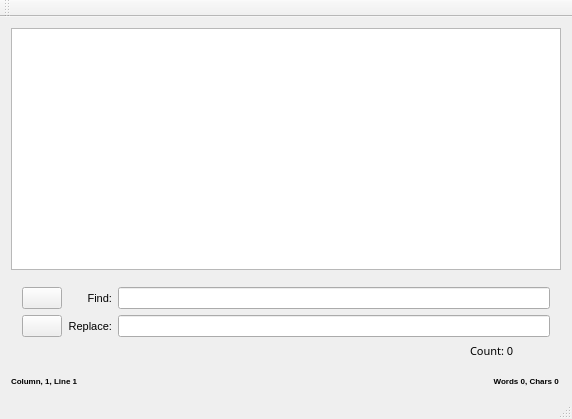
<?xml version="1.0" encoding="UTF-8"?>
<ui version="4.0">
 <class>Notepad</class>
 <widget class="QMainWindow" name="Notepad">
  <property name="geometry">
   <rect>
    <x>0</x>
    <y>0</y>
    <width>572</width>
    <height>419</height>
   </rect>
  </property>
  <property name="minimumSize">
   <size>
    <width>547</width>
    <height>401</height>
   </size>
  </property>
  <property name="windowTitle">
   <string>Notepad</string>
  </property>
  <property name="layoutDirection">
   <enum>Qt::LeftToRight</enum>
  </property>
  <property name="autoFillBackground">
   <bool>true</bool>
  </property>
  <property name="counter" stdset="0">
   <string/>
  </property>
  <widget class="QWidget" name="centralWidget">
   <layout class="QVBoxLayout" name="verticalLayout">
    <item>
     <widget class="QTextEdit" name="textEdit">
      <property name="enabled">
       <bool>true</bool>
      </property>
      <property name="layoutDirection">
       <enum>Qt::LeftToRight</enum>
      </property>
      <property name="autoFillBackground">
       <bool>true</bool>
      </property>
     </widget>
    </item>
    <item>
     <widget class="QWidget" name="searcher" native="true">
      <layout class="QGridLayout" name="gridLayout">
       <item row="1" column="2">
        <widget class="QLineEdit" name="lineEdit_2"/>
       </item>
       <item row="1" column="0">
        <widget class="QPushButton" name="pushButton_2">
         <property name="text">
          <string/>
         </property>
        </widget>
       </item>
       <item row="0" column="0">
        <widget class="QPushButton" name="pushButton">
         <property name="text">
          <string/>
         </property>
        </widget>
       </item>
       <item row="0" column="2">
        <widget class="QLineEdit" name="lineEdit"/>
       </item>
       <item row="0" column="1">
        <widget class="QLabel" name="label">
         <property name="font">
          <font>
           <pointsize>8</pointsize>
          </font>
         </property>
         <property name="text">
          <string>Find:</string>
         </property>
         <property name="alignment">
          <set>Qt::AlignRight|Qt::AlignTrailing|Qt::AlignVCenter</set>
         </property>
        </widget>
       </item>
       <item row="1" column="1">
        <widget class="QLabel" name="label_2">
         <property name="font">
          <font>
           <pointsize>8</pointsize>
          </font>
         </property>
         <property name="text">
          <string>Replace:</string>
         </property>
         <property name="alignment">
          <set>Qt::AlignRight|Qt::AlignTrailing|Qt::AlignVCenter</set>
         </property>
        </widget>
       </item>
       <item row="2" column="2">
        <widget class="QLabel" name="label_3">
         <property name="maximumSize">
          <size>
           <width>80</width>
           <height>16777215</height>
          </size>
         </property>
         <property name="sizeIncrement">
          <size>
           <width>100</width>
           <height>0</height>
          </size>
         </property>
         <property name="font">
          <font>
           <family>Noto Sans Hanunoo</family>
           <pointsize>8</pointsize>
           <weight>50</weight>
           <italic>false</italic>
           <bold>false</bold>
           <underline>false</underline>
           <strikeout>false</strikeout>
           <kerning>false</kerning>
          </font>
         </property>
         <property name="layoutDirection">
          <enum>Qt::RightToLeft</enum>
         </property>
         <property name="text">
          <string>Count: 0</string>
         </property>
        </widget>
       </item>
      </layout>
     </widget>
    </item>
    <item>
     <layout class="QHBoxLayout" name="horizontalLayout">
      <item>
       <widget class="QLabel" name="positionCounter">
        <property name="font">
         <font>
          <pointsize>6</pointsize>
          <weight>75</weight>
          <bold>true</bold>
         </font>
        </property>
        <property name="text">
         <string>Column, 1, Line 1</string>
        </property>
       </widget>
      </item>
      <item>
       <widget class="QLabel" name="wordCounter">
        <property name="enabled">
         <bool>true</bool>
        </property>
        <property name="sizePolicy">
         <sizepolicy hsizetype="Minimum" vsizetype="Minimum">
          <horstretch>0</horstretch>
          <verstretch>0</verstretch>
         </sizepolicy>
        </property>
        <property name="maximumSize">
         <size>
          <width>9000</width>
          <height>16777215</height>
         </size>
        </property>
        <property name="font">
         <font>
          <pointsize>6</pointsize>
          <weight>75</weight>
          <bold>true</bold>
         </font>
        </property>
        <property name="layoutDirection">
         <enum>Qt::RightToLeft</enum>
        </property>
        <property name="autoFillBackground">
         <bool>true</bool>
        </property>
        <property name="text">
         <string>Words 0, Chars 0 </string>
        </property>
        <property name="alignment">
         <set>Qt::AlignRight|Qt::AlignTrailing|Qt::AlignVCenter</set>
        </property>
       </widget>
      </item>
     </layout>
    </item>
   </layout>
  </widget>
  <widget class="QMenuBar" name="menuBar">
   <property name="geometry">
    <rect>
     <x>0</x>
     <y>0</y>
     <width>572</width>
     <height>30</height>
    </rect>
   </property>
  </widget>
  <widget class="QToolBar" name="mainToolBar">
   <attribute name="toolBarArea">
    <enum>TopToolBarArea</enum>
   </attribute>
   <attribute name="toolBarBreak">
    <bool>false</bool>
   </attribute>
  </widget>
  <widget class="QStatusBar" name="statusBar"/>
 </widget>
 <layoutdefault spacing="6" margin="11"/>
 <resources/>
 <connections/>
</ui>
